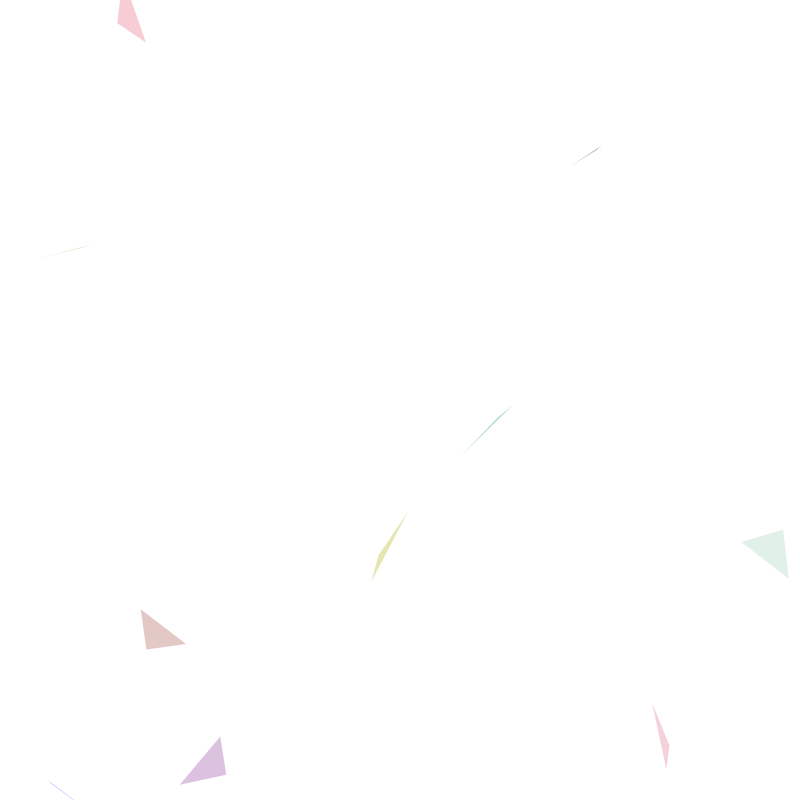
Frame 1 (no input)
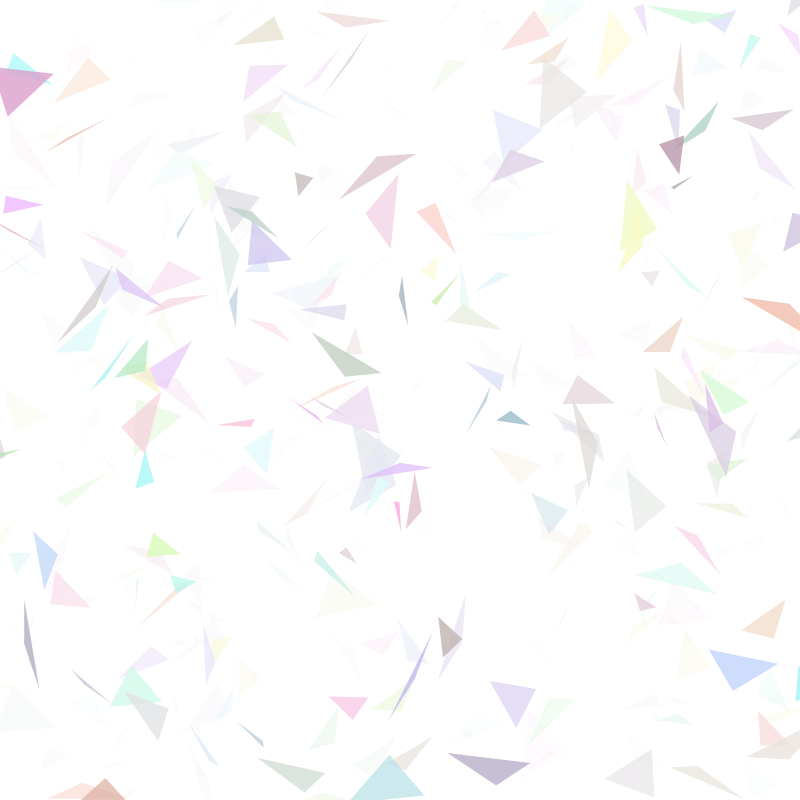
Frame 60 (no input)
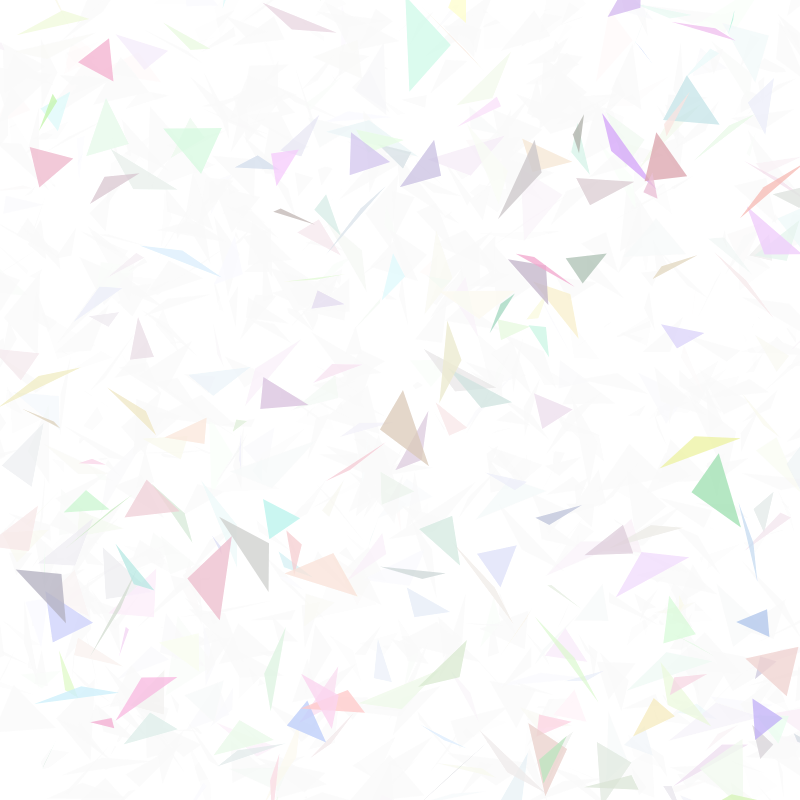
Frame 120 (the mouse pressed at the canvas centre since frame 60)

The p5.js sketch that drew these frames (run headless with seeded random() and noise() and a simulated clock; from frame 60 on, the mouse is pressed at the canvas centre):

// p5.js sketch
// ── sketch.js
function setup() {
  createCanvas(800, 800);
  noStroke();
}
function draw() {
  background(255, 255, 255, 20); // slight fade effect for smooth animation
  for (let i = 0; i < 10; i++) {
    let x1 = random(width);
    let y1 = random(height);
    let x2 = x1 + random(-50, 50);
    let y2 = y1 + random(-50, 50);
    let x3 = x1 + random(-50, 50);
    let y3 = y1 + random(-50, 50);
    fill(randomPastelColor());
    triangle(x1, y1, x2, y2, x3, y3);
  }
}
function randomPastelColor() {
  let r = random(150, 255);
  let g = random(150, 255);
  let b = random(150, 255);
  return color(r, g, b, 200); // slight transparency for softness
}
function windowResized() {
  resizeCanvas(windowWidth, windowHeight);
}
